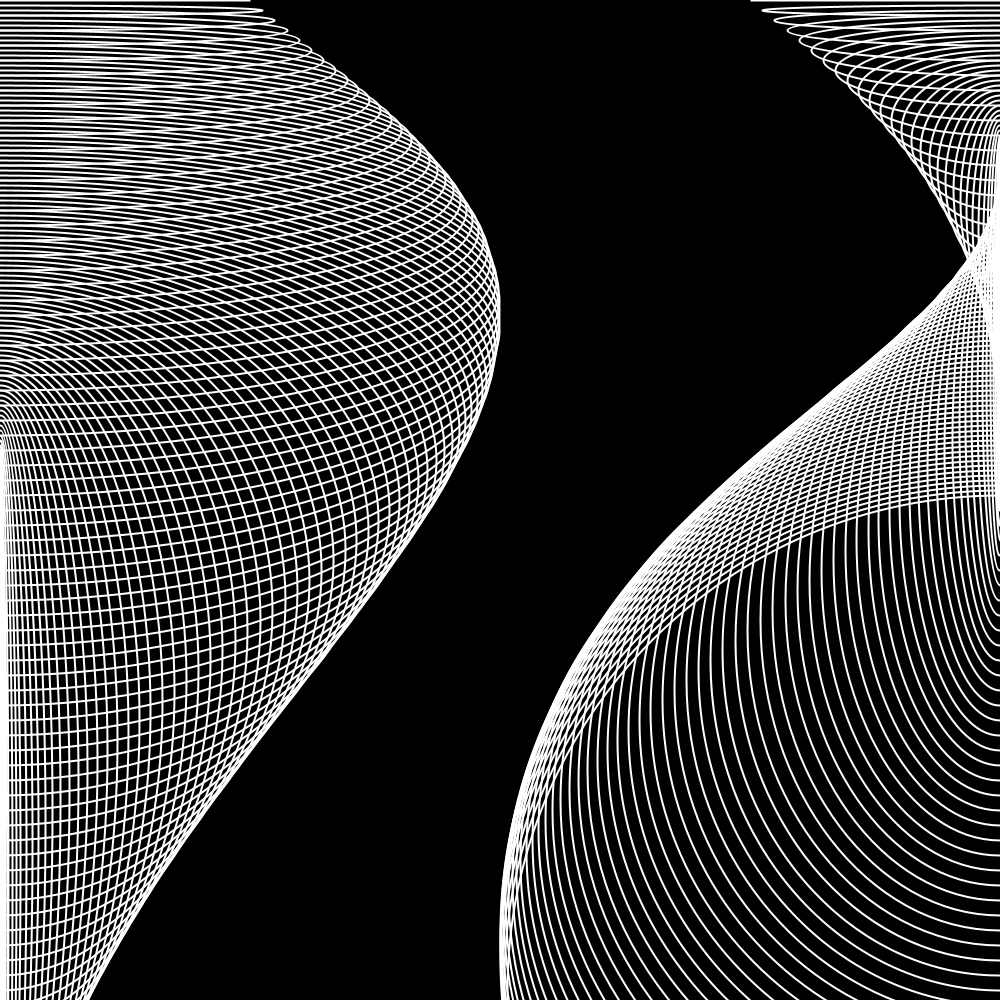
Frame 1 (no input)
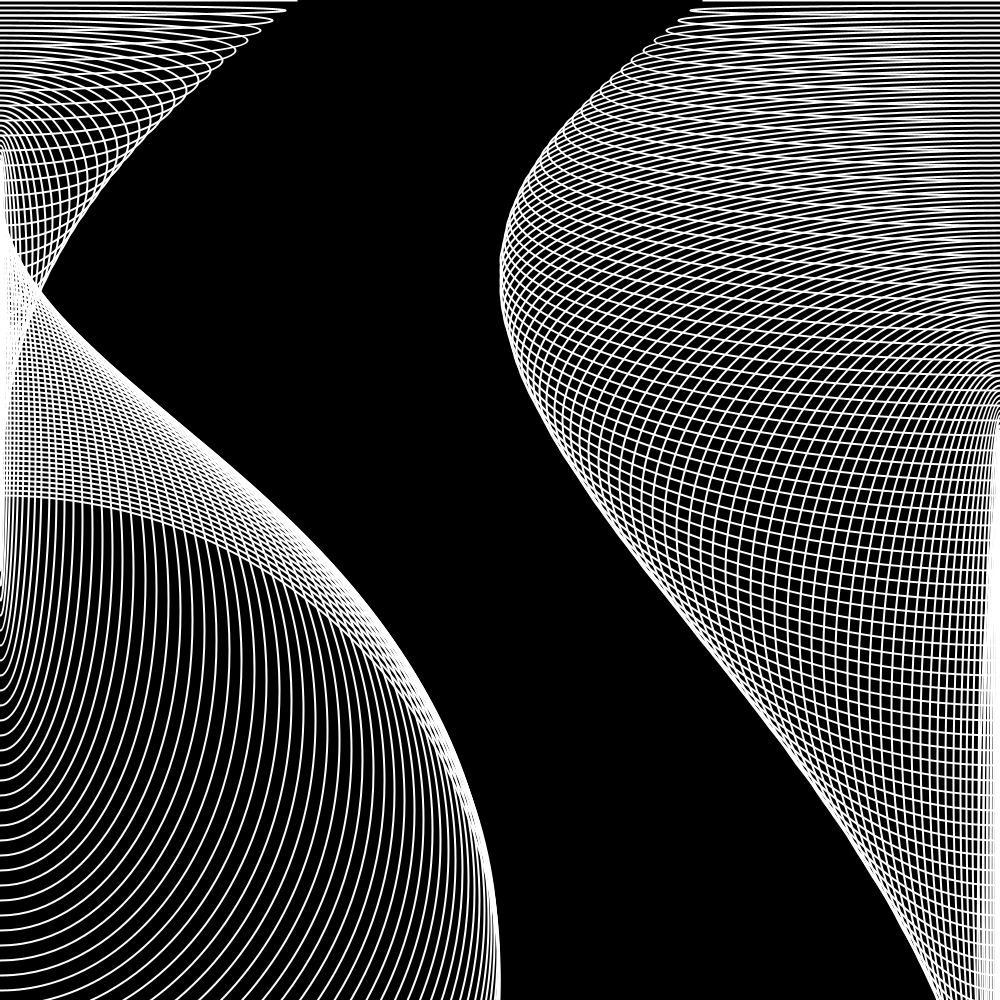
Frame 60 (the mouse pressed at the canvas centre just before this capture)
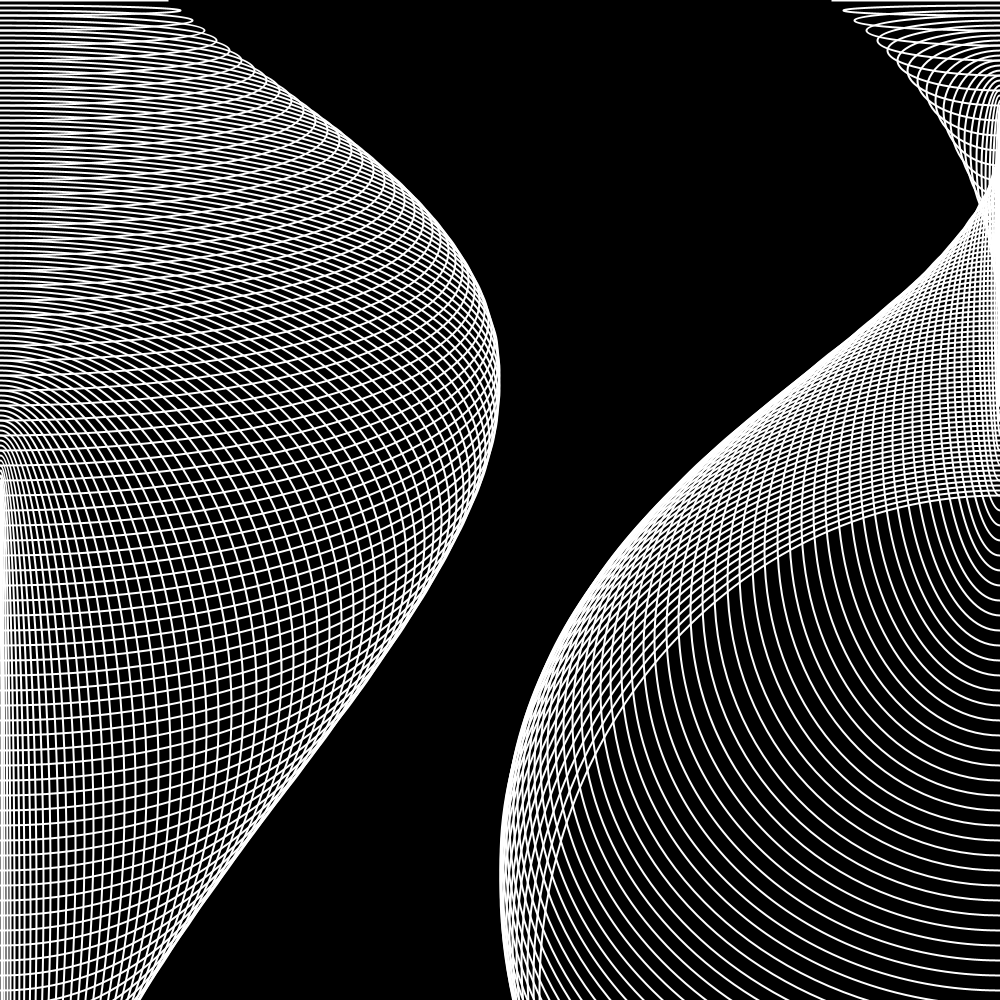
Frame 120 (the mouse held since frame 60 and released just before this capture)

The Processing sketch that drew these frames (run headless with seeded random() and noise(); from frame 60 on, the mouse is pressed at the canvas centre):

// Processing sketch: sin
// ── sin.pde
float a = 0;
float b = 0;
float c = 0;

void setup() {

  size(1000, 1000);
}


void draw() {

  background(0);
  float n = 100;
  float s = height / n;


  strokeWeight(2);
  stroke(255);
  noFill();
  for (int y=0; y<n; y++) {
    float sine = sin (a+(y*.050));
    sine = map (sine, -1, 1, 0, width);
    ellipse (0, y*s, sine, y*s);
  }
  stroke(255);
  for (int x=0; x<n; x++) {
    float sine2 = sin (b+(x*-.050));
    sine2 = map (sine2, -1, 1, 0, width);
    ellipse (1000, x*s, sine2, x*s);
  }
  a += 0.05;
  b += 0.05;
}
